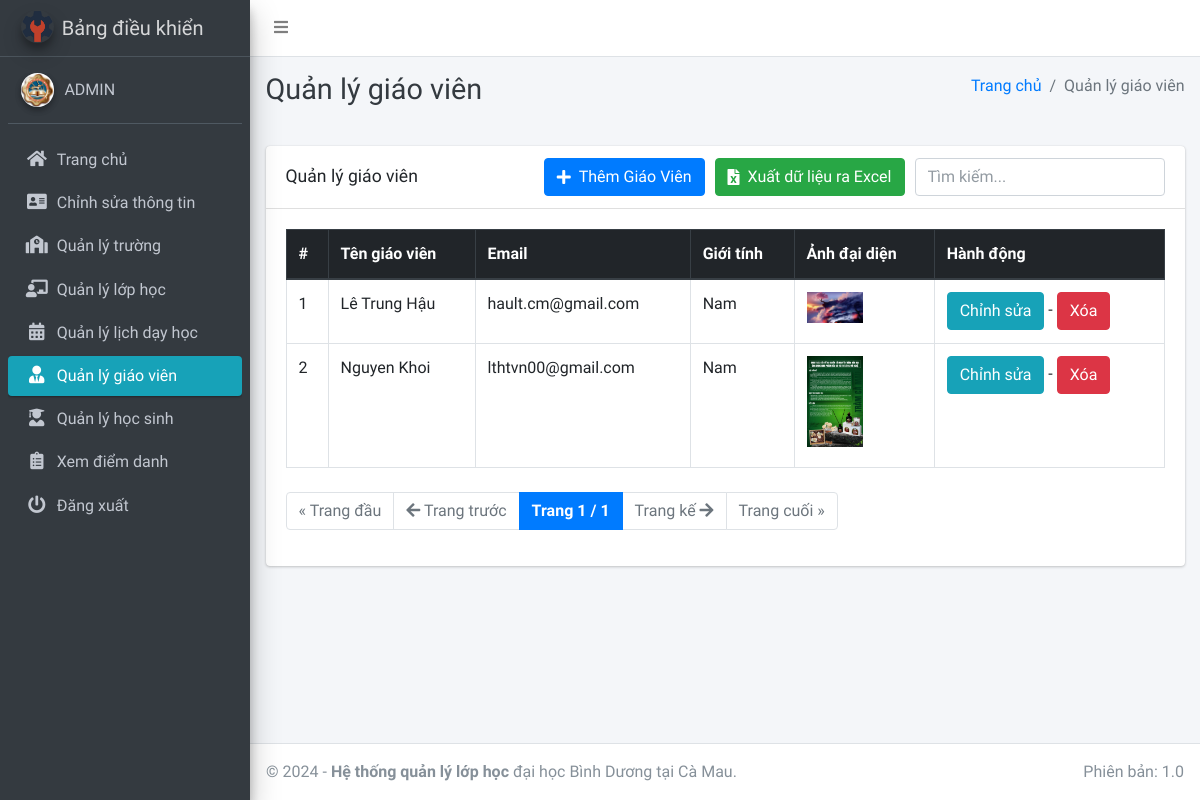
Page /teacher/manage/ (signed in) on the committed database.
### main_app/models.py (models this page shows, shortened)
class CustomUser(AbstractUser):
    USER_TYPE = ((1, "HOD"), (2, "Staff"), (3, "Student"))
    GENDER = [("M", "Nam"), ("F", "Nữ")]
    username = None
    email = models.EmailField(unique=True, null=True, blank=True)
    student_id = models.CharField(max_length=20, unique=True, null=True, blank=True)
    user_type = models.CharField(default=1, choices=USER_TYPE, max_length=1)
    gender = models.CharField(max_length=1, choices=GENDER)
    profile_pic = models.ImageField(null=True, blank=True)
    address = models.TextField()
    qr_code = models.ImageField(
        upload_to="QR/", null=True, blank=True
    )  # Thêm trường lưu mã QR
    created_at = models.DateTimeField(auto_now_add=True)
    updated_at = models.DateTimeField(auto_now=True)
    USERNAME_FIELD = "student_id"  # Mặc định là student_id
    REQUIRED_FIELDS = []
    objects = CustomUserManager()

### main_app/hod_views.py (the view)
# urls.py: path("teacher/manage/", hod_views.manage_staff, name='manage_staff'),
def manage_staff(request):
    allStaff = CustomUser.objects.filter(user_type=2)
    paginator = Paginator(allStaff, 10)  # Mỗi trang có 10 lịch dạy
    page_number = request.GET.get('page')
    page_obj = paginator.get_page(page_number)
    context = {"allStaff": allStaff,"page_obj": page_obj,  "page_title": "Quản lý giáo viên"}
    return render(request, "hod_template/manage_staff.html", context)

### main_app/templates/hod_template/manage_staff.html (shortened to what this page needs)
{% extends 'main_app/base.html' %}
{% load static %}
{% block page_title %}
  {{ page_title }}
{% endblock %}
{% block content %}
  <section class="content">
    <div class="container-fluid">
      <div class="row">
        <div class="col-md-12">
          <div class="card">
            <div class="card-header d-flex justify-content-between align-items-center flex-wrap">
              <h3 class="card-title d-flex align-items-center flex-wrap">{{ page_title }}</h3>
              <div class="ml-auto d-flex flex-wrap align-items-center mt-2 mt-md-0" style="gap: 10px;">
                  {% url 'add_staff' as add_staff %}
                  <a href="{{add_staff}}" class="btn btn-primary d-flex align-items-center mb-2 mb-md-0" style="white-space: nowrap;">
                      <i class="fas fa-plus mr-2"></i> Thêm Giáo Viên
                  </a>
                  <button id="export_button" class="btn btn-success d-flex align-items-center mb-2 mb-md-0" style="white-space: nowrap;">
                      <i class="fas fa-file-excel mr-2"></i> Xuất dữ liệu ra Excel
                  </button>
              </div>
              <input type="text" id="searchInput" onkeyup="searchTable()" class="form-control " placeholder="Tìm kiếm..." style="max-width: 250px; white-space: nowrap; margin-left: 10px;">
          </div>
          <div class="card-body">
            <div class="table-responsive">
              <table id="example2" class="table table-bordered table-hover">
                <thead class="thead-dark">
                  <tr>
                    <th>#</th>
                    <th>Tên giáo viên</th>
                    <th>Email</th>
                    <th>Giới tính</th>
                    <th>Ảnh đại diện</th>
                    <th>Hành động</th>
                  </tr>
                </thead>
                <tbody>
                  {% for staff in page_obj %}
                    <tr>
                      <td>{{ forloop.counter0|add:page_obj.start_index }}</td>
                      <td>{{ staff.last_name }} {{ staff.first_name }}</td>
                      <td>{{ staff.email }}</td>
                      <td>
                        {% if staff.gender == 'M' %}
                          Nam
                        {% elif staff.gender == 'F' %}
                          Nữ
                        {% else %}
                          Không xác định
                        {% endif %}
                      </td>
                      <td>
                        {% if staff.profile_pic == '' %}
                          Không có ảnh
                        {% else %}
                          <img class="img img-fluid mb-2" height="56" width="56" src="{{ staff.profile_pic }}" alt="" />
                        {% endif %}
                      </td>
                      <td>
                        <a href="{% url 'edit_staff' staff.staff.id %}" class="btn btn-info">Chỉnh sửa</a> -
                        <a href="{% url 'delete_staff' staff.staff.id %}" class="btn btn-danger" onclick="return confirm('Bạn có chắc chắn về điều này không?')">Xóa</a>
                      </td>
                    </tr>
                  {% endfor %}
                </tbody>
              </table>
               <nav aria-label="Page navigation d-flex" class="mt-4">
                <ul class="pagination justify-content-left">
                    {% if page_obj.has_previous %}
                        <li class="page-item">
                            <a class="page-link" href="?page=1" aria-label="First">
                                <span aria-hidden="true">&laquo; Trang đầu</span>
                            </a>
                        </li>
                        <li class="page-item">
                            <a class="page-link" href="?page={{ page_obj.previous_page_number }}">
                                <i class="fas fa-arrow-left"></i> Trang trước
                            </a>
                        </li>
                    {% else %}
                        <li class="page-item disabled">
                            <a class="page-link" aria-label="First" tabindex="-1">
                                <span aria-hidden="true">&laquo; Trang đầu</span>
                            </a>
                        </li>
                        <li class="page-item disabled">
                            <a class="page-link" tabindex="-1">
                                <i class="fas fa-arrow-left"></i> Trang trước
                            </a>
                        </li>
                    {% endif %}
                    <li class="page-item active">
                        <a class="page-link bg-primary text-white" style="font-weight: bold;">
                            Trang {{ page_obj.number }} / {{ page_obj.paginator.num_pages }}
                        </a>
                    </li>
                    {% if page_obj.has_next %}
                        <li class="page-item">
                            <a class="page-link" href="?page={{ page_obj.next_page_number }}">
                                Trang kế <i class="fas fa-arrow-right"></i>
                            </a>
                        </li>
                        <li class="page-item">
                            <a class="page-link" href="?page={{ page_obj.paginator.num_pages }}" aria-label="Last">
                                <span aria-hidden="true">Trang cuối &raquo;</span>
                            </a>
                        </li>
                    {% else %}
                        <li class="page-item disabled">
                            <a class="page-link" tabindex="-1">
                                Trang kế <i class="fas fa-arrow-right"></i>
                            </a>
                        </li>
                        <li class="page-item disabled">
                            <a class="page-link" aria-label="Last" tabindex="-1">
                                <span aria-hidden="true">Trang cuối &raquo;</span>
                            </a>
                        </li>
                    {% endif %}
                </ul>
              </nav>
            </div>
            </div>
          </div>
        </div>
      </div>
    </div>
  </section>
{% endblock %}

### main_app/templates/main_app/sidebar_template.html (shortened to what this page needs)
{% load static %}
<aside class="main-sidebar sidebar-dark-info elevation-4">
    {% if request.user.user_type == '1' %}
    <a href="{% url 'admin_home' %}" class="brand-link">
        <img src="{% static 'dist/img/controll.ico' %} " alt="AdminLTE Logo"
            class="brand-image img-circle elevation-3" >
        <span class="brand-text font-weight-light">Bảng điều khiển</span>
    </a>
    <div class="sidebar">
        <div class="user-panel mt-3 pb-3 mb-3 d-flex">
            <div class="image">
                <img src="{{ request.user.profile_pic}}" class="img-circle elevation-2" alt="User Image">
            </div>
            <div class="info">
                <a href="#" class="d-block">{{user.last_name}}{{user.first_name}}</a>
            </div>
        </div>
        <nav class="mt-2">
            <ul class="nav nav-pills nav-sidebar flex-column" data-widget="treeview" role="menu" data-accordion="false">
                <li class="nav-item">
                    {% url 'admin_home' as admin_home %}
                    <a href="{{admin_home}}" class="nav-link {% if admin_home == request.path %} active {% endif %}">
                        <i class="nav-icon fas fa-home"></i>
                        <p>
                            Trang chủ
                        </p>
                    </a>
                </li>
                <li class="nav-item">
                    {% url 'admin_view_profile' as admin_view_profile %}
                    <a href="{{admin_view_profile}}"
                        class="nav-link {% if admin_view_profile == request.path %} active {% endif %}">
                        <i class="nav-icon fas fa-address-card"></i>
                        <p>
                            Chỉnh sửa thông tin
                        </p>
                    </a>
                </li>
                <li class="nav-item">
                    {% url 'manage_course' as manage_course %}
                    <a href="{{manage_course}}" class="nav-link {% if manage_course == request.path %} active {% endif %}">
                        <i class="nav-icon fas fa-school"></i>
                        <p>
                            Quản lý trường
                        </p>
                    </a>
                </li>
                <li class="nav-item">
                    {% url 'manage_subject' as manage_subject %}
                    <a href="{{manage_subject}}" class="nav-link {% if manage_subject == request.path %} active {% endif %}">
                        <i class="nav-icon fas fa-chalkboard-teacher"></i>
                        <p>
                            Quản lý lớp học
                        </p>
                    </a>
                </li>
                <li class="nav-item">
                    {% url 'manage_session' as manage_session %}
                    <a href="{{manage_session}}" class="nav-link {% if manage_session == request.path %} active {% endif %}">
                        <i class="nav-icon fas fa-calendar-alt"></i>
                        <p>
                            Quản lý lịch dạy học
                        </p>
                    </a>
                </li>
                <li class="nav-item">
                    {% url 'manage_staff' as manage_staff %}
                    <a href="{{manage_staff}}" class="nav-link {% if manage_staff == request.path %} active {% endif %}">
                        <i class="nav-icon fas fa-user-tie"></i>
                        <p>
                            Quản lý giáo viên
                        </p>
                    </a>
                </li>
                    <li class="nav-item">
                        {% url 'manage_student' as manage_student %}
                        <a href="{{manage_student}}" class="nav-link {% if manage_student == request.path %} active {% endif %}">
                            <i class="nav-icon fas fa-user-graduate"></i>
                            <p>
                                Quản lý học sinh
                            </p>
                        </a>
                    </li>
                <li class="nav-item">
                    {% url 'admin_view_attendance' as admin_view_attendance %}
                <li class="nav-item">
                    <a href="{{admin_view_attendance}}"
                        class="nav-link  {% if admin_view_attendance == request.path %} active {% endif %}">
                        <i class="nav-icon fas fa-clipboard-list"></i>
                        <p>
                            Xem điểm danh
                        </p>
                    </a>
                </li>
                                        {% endif %}
                                        <li class="nav-item">
                                            <a href="{% url 'user_logout' %}"
                                                onclick="return confirm('Phiên của bạn sẽ bị chấm dứt.\n\nTiếp tục?')"
                                                class="nav-link">
                                                <i class="nav-icon fas fa-power-off"></i>
                                                <p>
                                                    Đăng xuất
                                                </p>
                                            </a>
                                        </li>
                                    </ul>
                                </nav>
                            </div>
</aside>

### main_app/templates/hod_template/manage_staff.html (style rules this page uses)
.table-responsive { overflow-x: auto; }

### rows in the picture
CustomUser: user.profile_pic (picture), last_name "A", first_name "DMIN"
CustomUser: last_name "Lê", first_name "Trung Hậu", email "hault.cm@gmail.com", gender "Nam", profile_pic (picture)
CustomUser: last_name "Nguyen", first_name "Khoi", email "lthtvn00@gmail.com", gender "Nam", profile_pic (picture)

### other values in the picture
{{ page_title }} "Quản lý giáo viên"
{{ page_obj.number }} "1"
{{ page_obj.paginator.num_pages }} "1"
